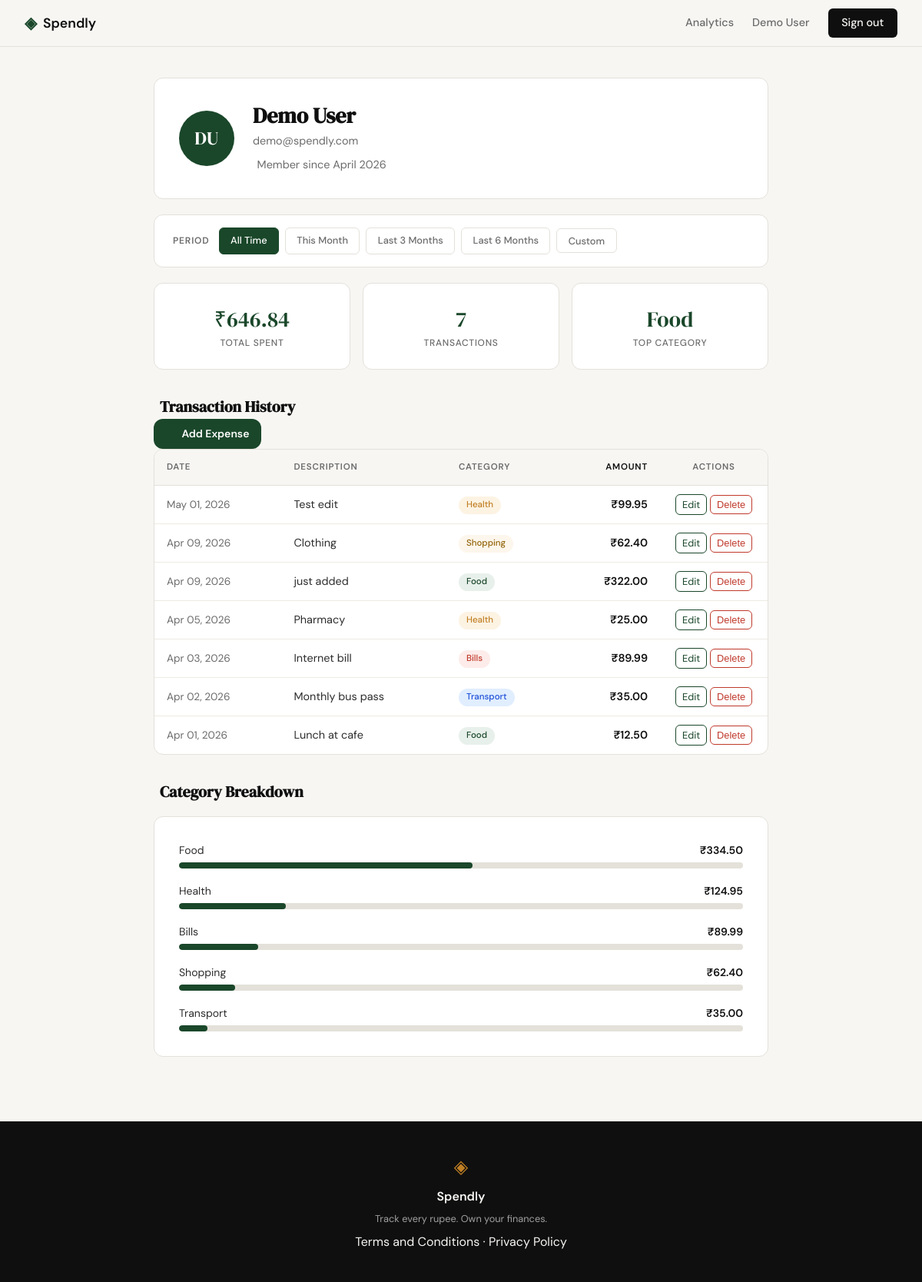
Screenshot of /profile (signed in) with the database file from the repository.
### tables this page shows
CREATE TABLE users (
            id            INTEGER PRIMARY KEY AUTOINCREMENT,
            name          TEXT    NOT NULL,
            email         TEXT    NOT NULL UNIQUE,
            password_hash TEXT    NOT NULL,
            created_at    TEXT    NOT NULL DEFAULT (datetime('now'))
        );

CREATE TABLE expenses (
            id          INTEGER PRIMARY KEY AUTOINCREMENT,
            user_id     INTEGER NOT NULL REFERENCES users(id),
            amount      REAL    NOT NULL,
            category    TEXT    NOT NULL,
            date        TEXT    NOT NULL,
            description TEXT,
            created_at  TEXT    NOT NULL DEFAULT (datetime('now'))
        );

### app.py (the view)
@app.route("/profile")
def profile():
    if not session.get("user_id"):
        return redirect(url_for("login"))
    today = datetime.date.today()
    presets = _compute_preset_dates(today)
    date_from, date_to, active_preset = _parse_date_range(request.args, presets)
    user_data = get_user_by_id(session["user_id"])
    if user_data is None:
        return redirect(url_for("logout"))
    user = {
        "name":         user_data["name"],
        "email":        user_data["email"],
        "member_since": user_data["member_since"],
        "initials":     "".join(p[0].upper() for p in user_data["name"].split()[:2]),
    }
    return render_template(
        "profile.html",
        user=user,
        stats=get_summary_stats(session["user_id"], date_from, date_to),
        expenses=get_recent_transactions(session["user_id"], date_from=date_from, date_to=date_to),
        category_breakdown=get_category_breakdown(session["user_id"], date_from, date_to),
        date_from=date_from,
        date_to=date_to,
        active_preset=active_preset,
        presets=presets,
    )

### app.py (called while the page is built)
def _first_day_n_months_ago(today, n):
    m, y = today.month - n, today.year
    if m <= 0:
        m += 12
        y -= 1
    return datetime.date(y, m, 1)

def _compute_preset_dates(today):
    first_of_month = today.replace(day=1)
    last_of_month = today.replace(day=calendar.monthrange(today.year, today.month)[1])
    return {
        "this_month":    (first_of_month.isoformat(), last_of_month.isoformat()),
        "last_3_months": (_first_day_n_months_ago(today, 2).isoformat(), last_of_month.isoformat()),
        "last_6_months": (_first_day_n_months_ago(today, 5).isoformat(), last_of_month.isoformat()),
    }

### database/db.py (called while the page is built)
def get_db():
    conn = sqlite3.connect(DB_PATH)
    conn.row_factory = sqlite3.Row
    conn.execute("PRAGMA foreign_keys = ON")
    return conn

### database/queries.py (called while the page is built)
def _date_filter_clause(date_from, date_to):
    if date_from is not None and date_to is not None:
        return "AND date BETWEEN ? AND ?", (date_from, date_to)
    return "", ()

def get_user_by_id(user_id):
    conn = get_db()
    try:
        row = conn.execute(
            "SELECT name, email, created_at FROM users WHERE id = ?",
            (user_id,),
        ).fetchone()
    finally:
        conn.close()
    if row is None:
        return None
    created_at = datetime.datetime.fromisoformat(row["created_at"])
    return {
        "name": row["name"],
        "email": row["email"],
        "member_since": created_at.strftime("%B %Y"),
    }

def get_summary_stats(user_id, date_from=None, date_to=None):
    clause, params = _date_filter_clause(date_from, date_to)
    conn = get_db()
    try:
        rows = conn.execute(
            f"SELECT amount, category FROM expenses WHERE user_id = ? {clause}",
            (user_id, *params),
        ).fetchall()
    finally:
        conn.close()
    if not rows:
        return {"total_spent": 0, "transaction_count": 0, "top_category": "—"}
    total_spent = sum(r["amount"] for r in rows)
    category_totals: dict = {}
    for r in rows:
        category_totals[r["category"]] = category_totals.get(r["category"], 0) + r["amount"]
    top_category = max(category_totals, key=category_totals.get)
    return {
        "total_spent": total_spent,
        "transaction_count": len(rows),
        "top_category": top_category,
    }

### templates/profile.html (shortened to what this page needs)
{% extends "base.html" %}
{% block head %}
<link rel="stylesheet" href="{{ url_for('static', filename='css/profile.css') }}">
{% endblock %}
{% block content %}
<div class="profile-page">
  <div class="profile-container">
    <div class="profile-card profile-info-card">
      <div class="profile-avatar">{{ user.initials }}</div>
      <div class="profile-info-body">
        <h1 class="profile-name">{{ user.name }}</h1>
        <p class="profile-meta">{{ user.email }}</p>
        <p class="profile-meta profile-since">
          Member since {{ user.member_since }}
        </p>
      </div>
    </div>
    <div class="filter-card profile-card">
      <div class="filter-bar">
        <span class="filter-label">Period</span>
        <a href="{{ url_for('profile') }}"
           class="filter-btn{% if active_preset == 'all_time' %} filter-btn--active{% endif %}">
          All Time
        </a>
        <a href="{{ url_for('profile', date_from=presets['this_month'][0], date_to=presets['this_month'][1]) }}"
           class="filter-btn{% if active_preset == 'this_month' %} filter-btn--active{% endif %}">
          This Month
        </a>
        <a href="{{ url_for('profile', date_from=presets['last_3_months'][0], date_to=presets['last_3_months'][1]) }}"
           class="filter-btn{% if active_preset == 'last_3_months' %} filter-btn--active{% endif %}">
          Last 3 Months
        </a>
        <a href="{{ url_for('profile', date_from=presets['last_6_months'][0], date_to=presets['last_6_months'][1]) }}"
           class="filter-btn{% if active_preset == 'last_6_months' %} filter-btn--active{% endif %}">
          Last 6 Months
        </a>
        <button id="toggle-custom" type="button"
                class="filter-btn{% if active_preset == 'custom' %} filter-btn--active{% endif %}">
          Custom
        </button>
      </div>
    </div>
    <div class="stats-grid">
      <div class="stat-card">
        <div class="stat-value">₹{{ "%.2f"|format(stats.total_spent) }}</div>
        <div class="stat-label">Total Spent</div>
      </div>
      <div class="stat-card">
        <div class="stat-value">{{ stats.transaction_count }}</div>
        <div class="stat-label">Transactions</div>
      </div>
      <div class="stat-card">
        <div class="stat-value">{{ stats.top_category }}</div>
        <div class="stat-label">Top Category</div>
      </div>
    </div>
    <div class="section-heading-row">
      <h2 class="section-heading">
        Transaction History
      </h2>
      <a href="{{ url_for('add_expense') }}" class="btn-add-expense">
        <i data-lucide="plus"></i>
        Add Expense
      </a>
    </div>
    <div class="profile-card tx-table-wrap">
      <table class="tx-table">
        <thead>
          <tr>
            <th>Date</th>
            <th>Description</th>
            <th>Category</th>
            <th class="amount">Amount</th>
            <th class="actions">Actions</th>
          </tr>
        </thead>
        <tbody>
          {% if expenses %}
            {% for expense in expenses %}
            <tr>
              <td class="tx-date">{{ expense.date }}</td>
              <td>{{ expense.description }}</td>
              <td>
                <span class="category-badge cat-{{ expense.category | lower }}">
                  {{ expense.category }}
                </span>
              </td>
              <td class="amount">₹{{ "%.2f"|format(expense.amount) }}</td>
              <td class="actions">
                <a href="{{ url_for('edit_expense', expense_id=expense.id) }}" class="btn-edit">Edit</a>
                <form method="POST"
                      action="{{ url_for('delete_expense', id=expense.id) }}"
                      style="display:inline;">
                  <button type="submit" class="btn-delete">Delete</button>
                </form>
              </td>
            </tr>
            {% endfor %}
          {% else %}
            <tr>
              <td colspan="5" class="tx-empty">No transactions found.</td>
            </tr>
          {% endif %}
        </tbody>
      </table>
    </div>
    <h2 class="section-heading">
      Category Breakdown
    </h2>
    <div class="profile-card">
      {% if category_breakdown %}
        {% for item in category_breakdown %}
        <div class="breakdown-row">
          <div class="breakdown-label">
            <span>{{ item.name }}</span>
            <span class="breakdown-amount">₹{{ "%.2f"|format(item.amount) }}</span>
          </div>
          <div class="breakdown-track">
            <div class="breakdown-fill" style="width: {{ item.pct }}%"></div>
          </div>
        </div>
        {% endfor %}
      {% else %}
        <p class="breakdown-empty">No spending data yet.</p>
      {% endif %}
    </div>
  </div>
</div>
{% endblock %}

### templates/base.html (shortened to what this page needs)
<!DOCTYPE html>
<html lang="en">
<head>
    <link rel="stylesheet" href="{{ url_for('static', filename='css/style.css') }}">
    {% block head %}{% endblock %}
</head>
<body>
    <nav class="navbar">
        <div class="nav-inner">
            <a href="{{ url_for('landing') }}" class="nav-brand">
                <span class="brand-icon">◈</span>
                <span class="brand-name">Spendly</span>
            </a>
            <div class="nav-links">
                {% if session.get('user_id') %}
                    <a href="{{ url_for('analytics') }}"
                       class="{% if request.endpoint == 'analytics' %}nav-active{% endif %}">Analytics</a>
                    <span class="nav-user">{{ session.get('user_name') }}</span>
                    <a href="{{ url_for('logout') }}" class="nav-cta">Sign out</a>
                {% else %}
                    <a href="{{ url_for('login') }}">Sign in</a>
                    <a href="{{ url_for('register') }}" class="nav-cta">Get started</a>
                {% endif %}
            </div>
        </div>
    </nav>
    <main class="main-content">
        {% block content %}{% endblock %}
    </main>
    <footer class="footer">
        <div class="footer-inner">
            <span class="brand-icon">◈</span>
            <span class="footer-name">Spendly</span>
            <p class="footer-copy">Track every rupee. Own your finances.</p>
            <p><a href="#">Terms and Conditions</a> · <a href="{{ url_for('privacy') }}">Privacy Policy</a></p>
        </div>
    </footer>
</body>
</html>

### static/css/style.css (style rules this page uses)
:root { --ink: #0f0f0f; --ink-soft: #2d2d2d; --ink-muted: #6b6b6b; --ink-faint: #a0a0a0; --paper: #f7f6f3; --paper-warm: #f0ede6; --paper-card: #ffffff; --surface: #f7f6f3; --surface-raised: #ffffff; --accent: #1a472a; --accent-light: #e8f0eb; --accent-2: #c17f24; --accent-2-light: #fdf3e3; --danger: #c0392b; --danger-light: #fdecea; --danger-border: #f5c6c2; --border: #e4e1da; --border-soft: #eeebe4; --shadow-sm: rgba(0,0,0,.06); --font-display: 'DM Serif Display', Georgia, serif; --font-body: 'DM Sans', system-ui, sans-serif; --max-width: 1200px; --auth-width: 440px; --radius-sm: 6px; --radius-md: 12px; --radius-lg: 20px; }
*, *::before, *::after { box-sizing: border-box; margin: 0; padding: 0; }
html { font-size: 16px; scroll-behavior: smooth; }
body { background: var(--paper); color: var(--ink); font-family: var(--font-body); font-size: 1rem; line-height: 1.6; -webkit-font-smoothing: antialiased; }
a { color: inherit; text-decoration: none; }
.navbar { position: sticky; top: 0; z-index: 100; background: var(--paper); border-bottom: 1px solid var(--border); padding: 0 2rem; }
.nav-inner { max-width: var(--max-width); margin: 0 auto; height: 60px; display: flex; align-items: center; justify-content: space-between; }
.nav-brand { display: flex; align-items: center; gap: 0.5rem; font-family: var(--font-body); font-weight: 600; font-size: 1.1rem; color: var(--ink); }
.brand-icon { color: var(--accent); font-size: 1.3rem; }
.brand-name { color: var(--ink); }
.nav-links { display: flex; align-items: center; gap: 1.5rem; font-size: 0.9rem; font-weight: 500; }
.nav-links a { color: var(--ink-muted); transition: color 0.2s; }
.nav-user { color: var(--ink-muted); font-size: 0.9rem; font-weight: 500; }
.nav-cta { background: var(--ink) !important; color: var(--paper) !important; padding: 0.45rem 1.1rem; border-radius: var(--radius-sm); transition: background 0.2s !important; }
.main-content { min-height: calc(100vh - 60px - 100px); }
.footer { background: var(--ink); color: var(--paper); padding: 2.5rem 2rem; text-align: center; }
.footer-inner { display: flex; flex-direction: column; align-items: center; gap: 0.4rem; }
.footer .brand-icon { color: var(--accent-2); font-size: 1.5rem; }
.footer-name { font-weight: 600; font-size: 1rem; }
.footer-copy { font-size: 0.8rem; color: var(--ink-faint); }

### rows the page displays
users: get "Demo User", name "Demo User", email "demo@spendly.com"
expenses: top_category "Food", date "Apr 01, 2026", description "Lunch at cafe", category "Food", amount "12.50"
expenses: date "May 01, 2026", description "Test edit", category "Health", amount "99.95"
expenses: date "Apr 09, 2026", description "Clothing", category "Shopping", amount "62.40", name "Shopping", {{ item.pct }} 10 (drawn)
expenses: date "Apr 09, 2026", description "just added", category "Food", amount "322.00"
expenses: date "Apr 05, 2026", description "Pharmacy", category "Health", amount "25.00"
expenses: date "Apr 03, 2026", description "Internet bill", category "Bills", amount "89.99", name "Bills", {{ item.pct }} 14 (drawn)
expenses: date "Apr 02, 2026", description "Monthly bus pass", category "Transport", amount "35.00", name "Transport", {{ item.pct }} 5 (drawn)

### other values shown
{{ user.initials }} "DU"
{{ user.member_since }} "April 2026"
{{ "%.2f"|format(stats.total_spent) }} "646.84"
{{ stats.transaction_count }} "7"
{{ item.name }} "Food" "Health"
{{ "%.2f"|format(item.amount) }} "334.50" "124.95"
